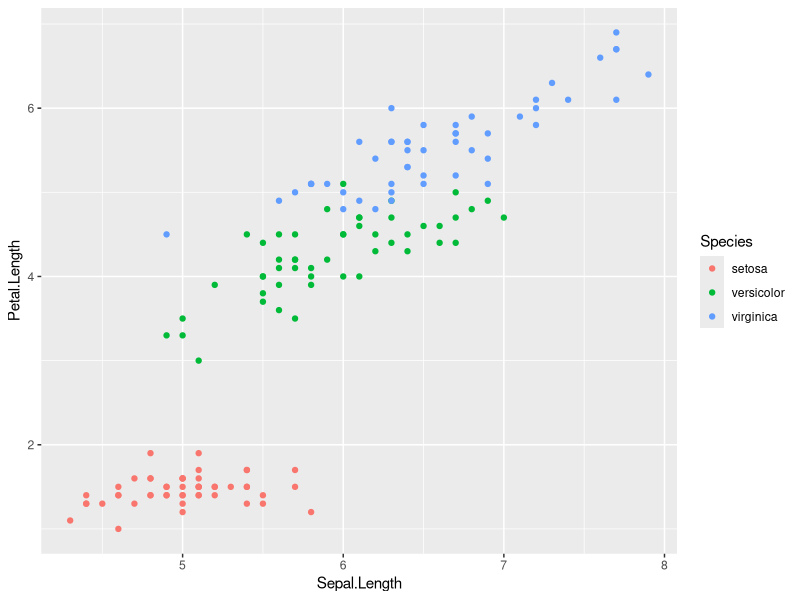
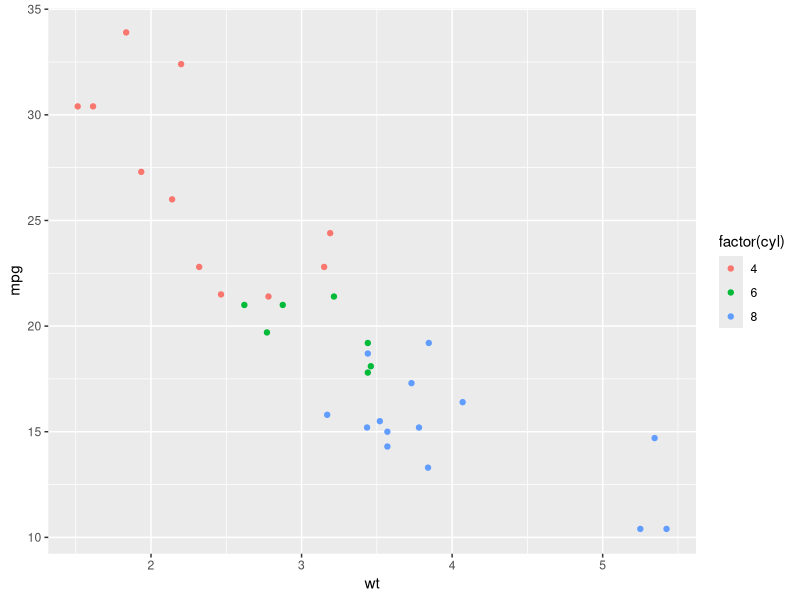
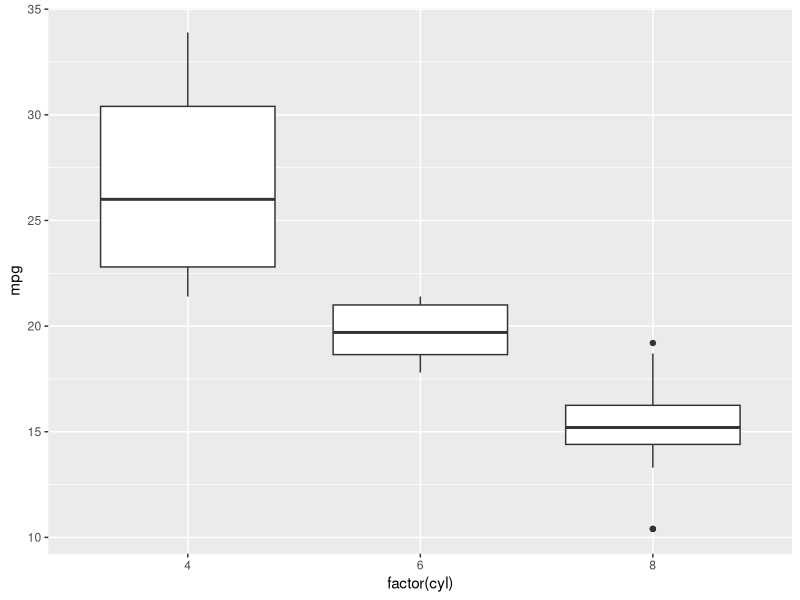

These figures' R source, in order:
## ---- chunk 1
# https://github.com/sachsmc/tufterhandout
# https://nsaunders.wordpress.com/2012/08/27/custom-css-for-html-generated-using-rstudio/
# http://rmarkdown.rstudio.com/html_document_format.html#creating-a-website
# http://www.techrepublic.com/article/build-full-featured-sites-with-jekyll-bootstrap-and-github/
# http://ialsa.github.io/tutorials/ # supports commenting
library(ggplot2)
qplot(Sepal.Length, Petal.Length, data = iris, color = Species)
## ---- chunk 2
qplot(wt, mpg, data=mtcars, colour=factor(cyl))
## ---- chunk 3
qplot(factor(cyl), mpg, data = mtcars, geom = "boxplot")
## ---- chunk 4
library(xtable)
options(xtable.comment = FALSE)
options(xtable.booktabs = TRUE)
xtable(head(mtcars[,1:6]), caption = "First rows of mtcars")
